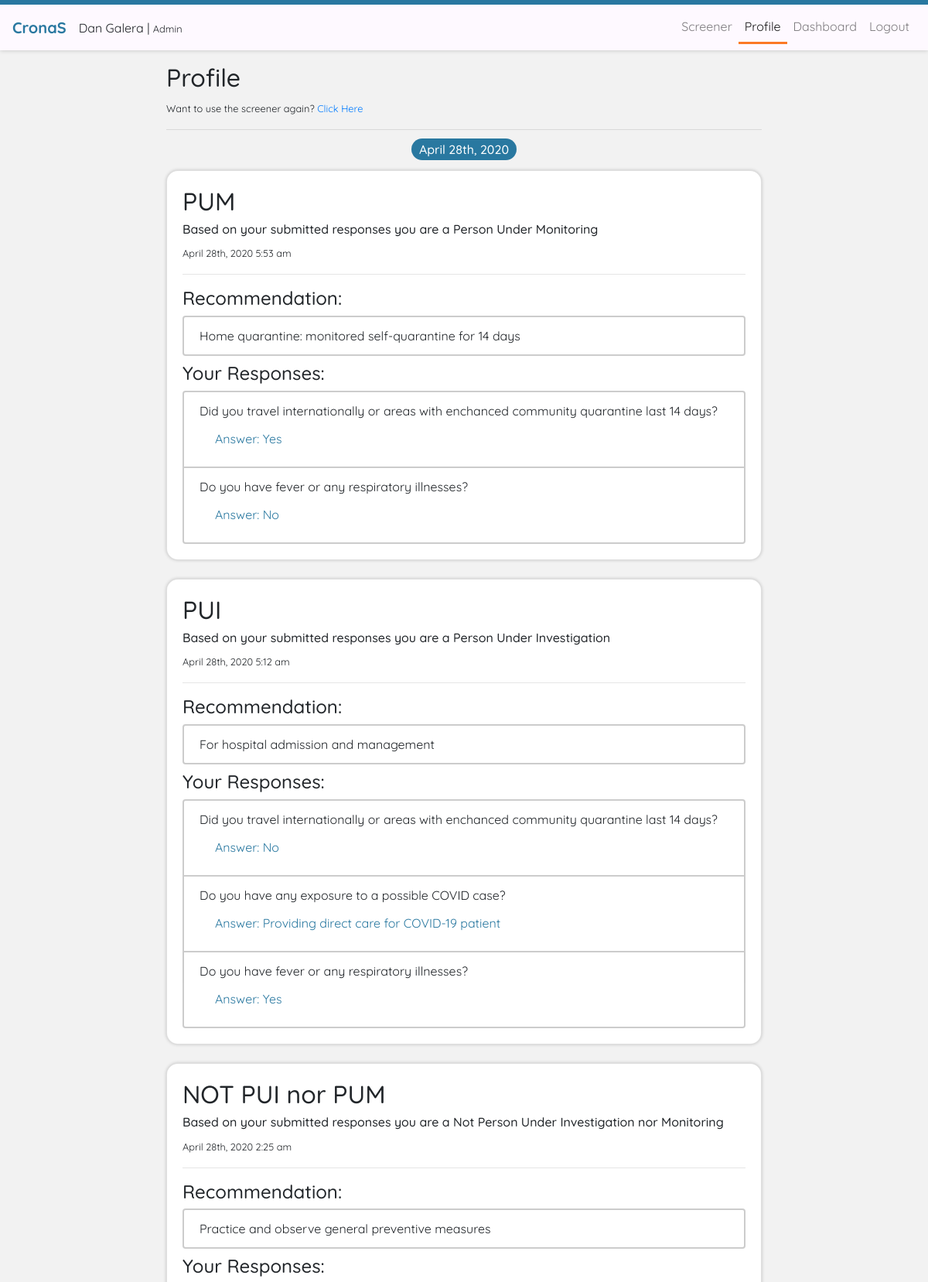
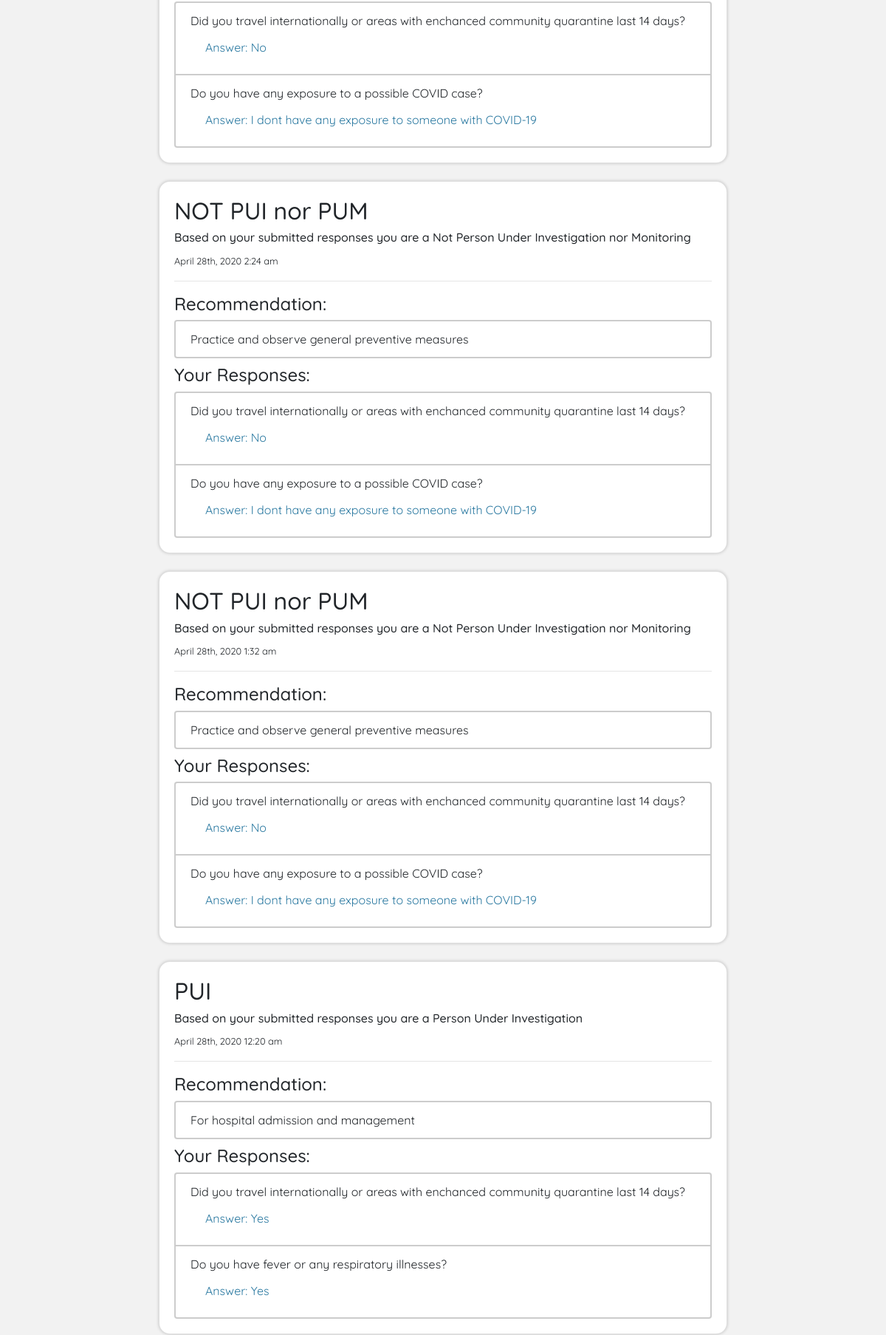
Screenshot of /views/profile.php (signed in, upper part) with the database file from the repository (2 pictures, top to bottom).
### tables this page shows
CREATE TABLE `summary` (
  `id` int(11) NOT NULL,
  `session_id` varchar(255) NOT NULL,
  `status_id` int(11) NOT NULL,
  `user_id` int(11) NOT NULL,
  `timestamp` timestamp NOT NULL DEFAULT current_timestamp()
);

CREATE TABLE `status` (
  `id` int(11) NOT NULL,
  `term` varchar(255) NOT NULL,
  `definition` varchar(255) NOT NULL,
  `recommendation` text NOT NULL,
  `value` int(11) NOT NULL,
  `set_id` int(11) NOT NULL
);

CREATE TABLE `answers` (
  `id` int(11) NOT NULL,
  `session_id` varchar(255) NOT NULL,
  `question_id` int(11) NOT NULL,
  `choice_id` int(11) NOT NULL,
  `timestamp` datetime NOT NULL DEFAULT current_timestamp()
);

CREATE TABLE `questions` (
  `id` int(11) NOT NULL,
  `sequence` int(11) NOT NULL,
  `question` text NOT NULL,
  `set_id` int(11) NOT NULL
);

CREATE TABLE `choices` (
  `id` int(11) NOT NULL,
  `choice` varchar(255) NOT NULL,
  `next_sequence` int(11) NOT NULL,
  `last_question` tinyint(1) NOT NULL,
  `status_id` int(11) NOT NULL,
  `question_id` int(11) NOT NULL
);

### controllers/getsummary.php (the view, shortened to what this page needs)
<?php
require("connection.php");
 	if (isset($_SESSION['user'])) {
 		$user_info = $_SESSION['user'];
 		$user_id = $user_info['id'];
 		$summary_query = "SELECT * FROM summary where user_id = $user_id order by timestamp desc";
 		$summary_array = mysqli_query($conn, $summary_query);
 	}
 	$lastDate = null;
?>
	<?php foreach ($summary_array as $summary): ?>
		<?php
			$status_id = $summary['status_id'];
			$session_id = $summary['session_id'];
			$stored_status_query = "SELECT * FROM status where id = $status_id";
			$stored_status_result = mysqli_query($conn, $stored_status_query);
			$stored_status_info = mysqli_fetch_assoc($stored_status_result);
			$date = date("F jS, Y",  strtotime($summary['timestamp']));
		?>
		<div class="col-md-8">
		<?php if (is_null($lastDate) || $lastDate !== $date): ?>
			<h6 class="text-center mb-3"><span class="date-styling py-1 bg-base"><?php echo "$date"; ?></span></h6>
		<?php endif ?>
		<?php $lastDate = $date; ?>
				<div class="card mb-4 card-styling">
				<div class="card-body">
				<h2><?php echo $stored_status_info['term']; ?> </h2>
				<h6>Based on your submitted responses you are a <?php echo $stored_status_info['definition']; ?></h6>
				<small><?php echo date("F jS, Y g:i a", strtotime($summary['timestamp'])); ?></small>
				<hr>
				<h4>Recommendation:</h4>
				<ul class="list-group">
					<li class="list-group-item"><?php echo $stored_status_info['recommendation']; ?> </li>
				</ul>
				<?php
					$stored_session_query = "SELECT * FROM answers where session_id = '$session_id'";
					$stored_session_array = mysqli_query($conn, $stored_session_query);
				 ?>
				 <h4 class="mt-2">Your Responses:</h4>
					 <ul class="list-group">
						 <?php foreach ($stored_session_array as $stored_session): ?>
						 	<?php
						 		$question_id = $stored_session['question_id'];
						 		$choice_id = $stored_session['choice_id'];
						 		$question_query = "SELECT * FROM questions where id = $question_id";
						 		$question_result = mysqli_query($conn, $question_query);
						 		$question_info = mysqli_fetch_assoc($question_result);
						 		$questionTitle = $question_info['question'];
						 		$choice_query = "SELECT * FROM choices where id = $choice_id";
						 		$choice_result = mysqli_query($conn, $choice_query);
						 		$choice_info = mysqli_fetch_assoc($choice_result);
						 		$choiceTitle = $choice_info['choice'];
						 	?>
						 	<li class="list-group-item"><?php echo $questionTitle; ?>
						 		<ul class="list-group list-group-flush">
						 			<li class="list-group-item font-base"> <span class="card-sub-title">Answer:</span> <?php echo $choiceTitle; ?></li>
						 		</ul>
						 	</li>
						  <?php endforeach ?>
					</ul>
					</div>
				</div>
			</div>
	<?php endforeach ?>

### partials/header.php (shortened to what this page needs)
<!DOCTYPE html>
<html>
<head lang="en">
	<link rel="stylesheet" href="https://maxcdn.bootstrapcdn.com/bootstrap/4.4.1/css/bootstrap.min.css">
	<link rel="stylesheet" type="text/css" href="../assets/css/style.css">
</head>
<body>
	<nav class="navbar navbar-expand-lg nav-styling navbar-light bg-neutral fixed-top">
	  <a class="navbar-brand" id="logo" href="./home.php"><strong>CronaS</strong></a>
	  <?php if (isset($_SESSION['user'])): ?>
	  			  <a class="nav-brand">
	  				  	<?php
	  				  		$name = $_SESSION['user']['first_name'] . " " . $_SESSION['user']['last_name'];
	  				  		if ($_SESSION['user']['role_id'] == 1){
	  				  			echo "$name | <small>Admin</small>";
	  				  		}
	  				  		else{
	  				  			echo "$name | <small>Regular</small>";
	  				  		}
	  				  	?>
	  			  </a>
	  	<?php endif ?>
	  <div class="collapse navbar-collapse" id="navbarNavDropdown">
	  	<ul class="navbar-nav ml-auto">
	  		<?php if ($currentPage == 'screener' || $currentPage == 'home'): ?>
	  		<?php else: ?>
	  			<li class="nav-item <?php if($currentPage == 'screener' || $currentPage == 'screener_lp'){echo "active";} ?>">
	  			  <a class="nav-link" href="./screener.php">Screener</a>
	  			</li>
	  		<?php endif ?>
		<?php if (isset($_SESSION['user'])): ?>
			<li class="nav-item <?php if($currentPage == 'profile'){echo "active";} ?>">
	  		  <a class="nav-link" href="./profile.php">Profile</a>
	  		</li>
	  		<?php if ($_SESSION['user']['role_id'] == 1): ?>
	  			<li class="nav-item <?php if($currentPage == 'dashboard'){echo "active";} ?>">
	  			  <a class="nav-link" href="./dashboard.php">Dashboard</a>
	  			</li>
	  		<?php endif ?>
		  	<li class="nav-item ">
	  		  <a class="nav-link" href="../controllers/logout.php">Logout</a>
	  		</li>
		<?php endif ?>
	    </ul>
	  </div>
	</nav>
	<div class="wrapper after-nav d-flex flex-column align-items-stretch">
		<main class="content container-fluid pt-3 pb-3">

### views/profile.php (shortened to what this page needs)
<?php
$currentPage = "profile";
require_once('../partials/header.php');
?>
<div class="row d-flex justify-content-center ">
	<div class="col-md-8 ">
		<h2>Profile</h2>
		<small>Want to use the screener again? <a href="./screener.php">Click Here</a> </small>
		<hr>
	</div>
</div>
<div id="result-receiver" class="row d-flex justify-content-center">
	<?php require('../controllers/getsummary.php'); ?>
</div>
<?php
require_once('../partials/footer.php');
?>

### partials/footer.php (shortened to what this page needs)
		</main>
	</div>
</body>
</html>

### assets/css/style.css (style rules this page uses)
* { margin:0; padding: 0; box-sizing: border-box; font-family: 'Quicksand', sans-serif; }
html, body { height: 100%; }
#logo { color: #2978a0; }
.bg-base { background-color: #2978a0; }
.bg-neutral { background-color: #fef9ff; }
.font-base { color: #2978a0; }
.nav-styling { box-shadow: 0px 0px 6px 0px hsla(0, 0%, 0%, 0.2); border-top: 6px solid #2978a0; position: fixed; z-index: 1030; }
.navbar-light .navbar-nav .active>.nav-link { border-bottom: 3px solid #fb7a25; }
.after-nav { padding-top: 65px; }
.wrapper { min-height: 100%; position: relative; z-index: 1; background-color: rgb(242, 242, 242); }
.card-styling { box-shadow: 0px 0px 4px 0px hsla(0, 0%, 0%, 0.2); text-overflow: ellipsis; width: 100%; border-radius: 15px; }
.list-group-item { border: none; border: 2px solid hsla(0, 0%, 0%, 0.2); }
.date-styling { color: white; border-radius: 20px; padding-left: 10px; padding-right: 10px; }

### rows the page displays
summary: timestamp "April 28th, 2020", status.term "PUM", status.definition "Person Under Monitoring", timestamp "April 28th, 2020 5:53 am", status.recommendation "Home quarantine: monitored self-quarantine for 14 days"
answers: question.question "Did you travel internationally or areas with enchanced community quarantine last 14 days?", choice.choice "Yes"
answers: question.question "Do you have fever or any respiratory illnesses?", choice.choice "No"
summary: status.term "PUI", status.definition "Person Under Investigation", timestamp "April 28th, 2020 5:12 am", status.recommendation "For hospital admission and management"
answers: question.question "Did you travel internationally or areas with enchanced community quarantine last 14 days?", choice.choice "No"
answers: question.question "Do you have any exposure to a possible COVID case?", choice.choice "Providing direct care for COVID-19 patient"
answers: question.question "Do you have fever or any respiratory illnesses?", choice.choice "Yes"
summary: status.term "NOT PUI nor PUM", status.definition "Not Person Under Investigation nor Monitoring", timestamp "April 28th, 2020 2:25 am", status.recommendation "Practice and observe general preventive measures"
answers: question.question "Did you travel internationally or areas with enchanced community quarantine last 14 days?", choice.choice "No"
answers: question.question "Do you have any exposure to a possible COVID case?", choice.choice "I dont have any exposure to someone with COVID-19"
summary: status.term "NOT PUI nor PUM", status.definition "Not Person Under Investigation nor Monitoring", timestamp "April 28th, 2020 2:24 am", status.recommendation "Practice and observe general preventive measures"
answers: question.question "Did you travel internationally or areas with enchanced community quarantine last 14 days?", choice.choice "No"
answers: question.question "Do you have any exposure to a possible COVID case?", choice.choice "I dont have any exposure to someone with COVID-19"
summary: status.term "NOT PUI nor PUM", status.definition "Not Person Under Investigation nor Monitoring", timestamp "April 28th, 2020 1:32 am", status.recommendation "Practice and observe general preventive measures"
answers: question.question "Did you travel internationally or areas with enchanced community quarantine last 14 days?", choice.choice "No"
answers: question.question "Do you have any exposure to a possible COVID case?", choice.choice "I dont have any exposure to someone with COVID-19"
summary: status.term "PUI", status.definition "Person Under Investigation", timestamp "April 28th, 2020 12:20 am", status.recommendation "For hospital admission and management"
answers: question.question "Did you travel internationally or areas with enchanced community quarantine last 14 days?", choice.choice "Yes"
answers: question.question "Do you have fever or any respiratory illnesses?", choice.choice "Yes"

### other values shown
$name "Dan Galera"
